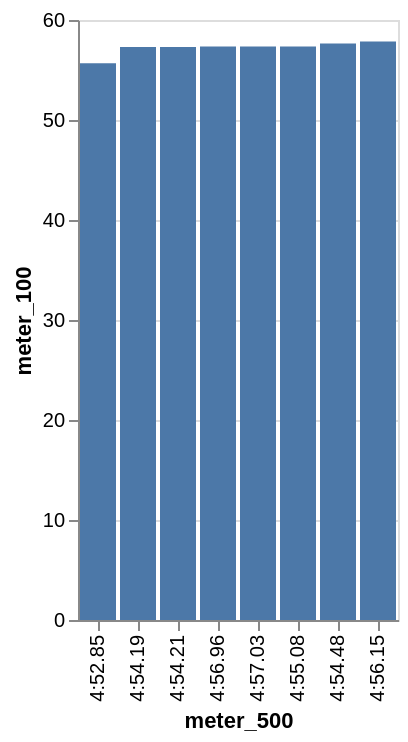

Here is the Vega-Lite specification saved for this chart:
### Vega-Lite specification from a JSON file in a GitHub repository (floating-point values rounded to 4 significant figures)
{"data": {"values": [{"x_data": "4:52.85", "y_data": 55.67}, {"x_data": "4:54.19", "y_data": 57.31}, {"x_data": "4:54.21", "y_data": 57.31}, {"x_data": "4:56.96", "y_data": 57.34}, {"x_data": "4:57.03", "y_data": 57.34}, {"x_data": "4:55.08", "y_data": 57.35}, {"x_data": "4:54.48", "y_data": 57.66}, {"x_data": "4:56.15", "y_data": 57.84}]}, "mark": "bar", "encoding": {"x": {"field": "x_data", "type": "nominal", "title": "meter_500", "sort": {"op": "sum", "field": "y_data", "order": "ascending"}}, "y": {"field": "y_data", "type": "quantitative", "title": "meter_100"}}}
